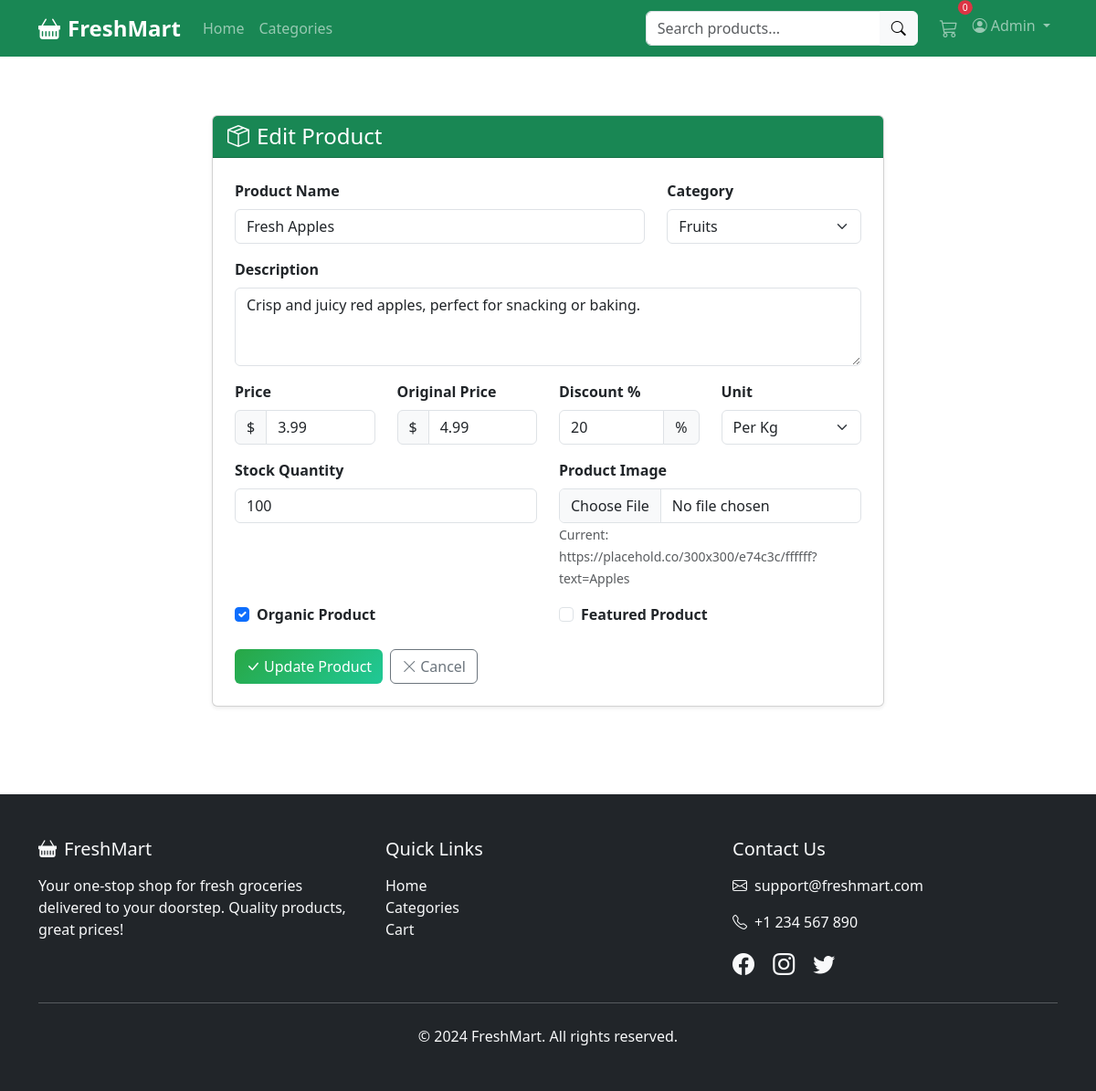
/admin/product/edit/1 (signed in), run on the app's committed database.
### models.py (models this page shows, shortened)
class User(UserMixin, db.Model):
    __tablename__ = 'users'
    id = db.Column(db.Integer, primary_key=True)
    username = db.Column(db.String(80), unique=True, nullable=False)
    email = db.Column(db.String(120), unique=True, nullable=False)
    password_hash = db.Column(db.String(256), nullable=False)
    phone = db.Column(db.String(20))
    address = db.Column(db.Text)
    is_admin = db.Column(db.Boolean, default=False)
    created_at = db.Column(db.DateTime, default=datetime.utcnow)
    cart_items = db.relationship('Cart', backref='user', lazy=True, cascade='all, delete-orphan')
    orders = db.relationship('Order', backref='user', lazy=True)

class Product(db.Model):
    __tablename__ = 'products'
    id = db.Column(db.Integer, primary_key=True)
    name = db.Column(db.String(200), nullable=False)
    description = db.Column(db.Text)
    price = db.Column(db.Float, nullable=False)
    original_price = db.Column(db.Float)
    stock = db.Column(db.Integer, default=0)
    unit = db.Column(db.String(50), default='piece')  # kg, piece, dozen, etc.
    image_url = db.Column(db.String(500))
    category = db.Column(db.String(100))
    is_organic = db.Column(db.Boolean, default=False)
    is_featured = db.Column(db.Boolean, default=False)
    discount_percent = db.Column(db.Integer, default=0)
    created_at = db.Column(db.DateTime, default=datetime.utcnow)
    cart_items = db.relationship('Cart', backref='product', lazy=True)
    order_items = db.relationship('OrderItem', backref='product', lazy=True)

### routes/admin.py (the view, shortened to what this page needs)
@admin_bp.route('/admin/product/edit/<int:product_id>', methods=['GET', 'POST'])
@login_required
@admin_required
def edit_product(product_id):
    product = Product.query.get_or_404(product_id)
    form = ProductForm(obj=product)
    return render_template('admin/add_product.html', form=form, title='Edit Product', product=product)

### routes/admin.py (called while the page is built)
def admin_required(f):
    @wraps(f)
    def decorated_function(*args, **kwargs):
        if not current_user.is_authenticated or not current_user.is_admin:
            flash('Admin access required.', 'danger')
            return redirect(url_for('main.index'))
        return f(*args, **kwargs)
    return decorated_function

### templates/admin/add_product.html (shortened to what this page needs)
{% extends "base.html" %}
{% block content %}
<div class="container py-5">
    <div class="row justify-content-center">
        <div class="col-lg-8">
            <div class="card shadow-sm">
                <div class="card-header bg-success text-white">
                    <h4 class="mb-0"><i class="bi bi-box-seam me-2"></i>{{ title }}</h4>
                </div>
                <div class="card-body p-4">
                    <form method="POST" enctype="multipart/form-data">
                        <div class="row">
                            <div class="col-md-8 mb-3">
                                {{ form.name.label(class="form-label fw-bold") }}
                                {{ form.name(class="form-control") }}
                            </div>
                            <div class="col-md-4 mb-3">
                                {{ form.category.label(class="form-label fw-bold") }}
                                {{ form.category(class="form-select") }}
                            </div>
                        </div>
                        <div class="mb-3">
                            {{ form.description.label(class="form-label fw-bold") }}
                            {{ form.description(class="form-control", rows="3") }}
                        </div>
                        <div class="row">
                            <div class="col-md-3 mb-3">
                                {{ form.price.label(class="form-label fw-bold") }}
                                <div class="input-group">
                                    <span class="input-group-text">$</span>
                                    {{ form.price(class="form-control", step="0.01") }}
                                </div>
                            </div>
                            <div class="col-md-3 mb-3">
                                {{ form.original_price.label(class="form-label fw-bold") }}
                                <div class="input-group">
                                    <span class="input-group-text">$</span>
                                    {{ form.original_price(class="form-control", step="0.01") }}
                                </div>
                            </div>
                            <div class="col-md-3 mb-3">
                                {{ form.discount_percent.label(class="form-label fw-bold") }}
                                <div class="input-group">
                                    {{ form.discount_percent(class="form-control") }}
                                    <span class="input-group-text">%</span>
                                </div>
                            </div>
                            <div class="col-md-3 mb-3">
                                {{ form.unit.label(class="form-label fw-bold") }}
                                {{ form.unit(class="form-select") }}
                            </div>
                        </div>
                        <div class="row">
                            <div class="col-md-6 mb-3">
                                {{ form.stock.label(class="form-label fw-bold") }}
                                {{ form.stock(class="form-control") }}
                            </div>
                            <div class="col-md-6 mb-3">
                                {{ form.image.label(class="form-label fw-bold") }}
                                {{ form.image(class="form-control") }}
                                {% if product and product.image_url %}
                                <small class="text-muted">Current: {{ product.image_url }}</small>
                                {% endif %}
                            </div>
                        </div>
                        <div class="row mb-4">
                            <div class="col-md-6">
                                <div class="form-check">
                                    {{ form.is_organic(class="form-check-input") }}
                                    {{ form.is_organic.label(class="form-check-label fw-bold") }}
                                </div>
                            </div>
                            <div class="col-md-6">
                                <div class="form-check">
                                    {{ form.is_featured(class="form-check-input") }}
                                    {{ form.is_featured.label(class="form-check-label fw-bold") }}
                                </div>
                            </div>
                        </div>
                        <div class="d-flex gap-2">
                            <button type="submit" class="btn btn-success">
                                <i class="bi bi-check-lg me-1"></i>{{ 'Update' if product else 'Add' }} Product
                            </button>
                            <a href="{{ url_for('admin.products') }}" class="btn btn-outline-secondary">
                                <i class="bi bi-x-lg me-1"></i>Cancel
                            </a>
                        </div>
                    </form>
                </div>
            </div>
        </div>
    </div>
</div>
{% endblock %}

### templates/base.html (shortened to what this page needs)
<!DOCTYPE html>
<html lang="en">
<head>
    <link href="https://cdn.jsdelivr.net/npm/bootstrap@5.3.2/dist/css/bootstrap.min.css" rel="stylesheet">
    <link rel="stylesheet" href="https://cdn.jsdelivr.net/npm/bootstrap-icons@1.11.1/font/bootstrap-icons.css">
    <link rel="stylesheet" href="{{ url_for('static', filename='css/style.css') }}">
</head>
<body>
    <nav class="navbar navbar-expand-lg navbar-dark bg-success sticky-top">
        <div class="container">
            <a class="navbar-brand fw-bold" href="{{ url_for('main.index') }}">
                <i class="bi bi-basket-fill me-2"></i>FreshMart
            </a>
            <div class="collapse navbar-collapse" id="navbarNav">
                <ul class="navbar-nav me-auto">
                    <li class="nav-item">
                        <a class="nav-link" href="{{ url_for('main.index') }}">Home</a>
                    </li>
                    <li class="nav-item">
                        <a class="nav-link" href="{{ url_for('main.categories') }}">Categories</a>
                    </li>
                </ul>
                <form class="d-flex me-3" action="{{ url_for('main.index') }}" method="GET">
                    <div class="input-group">
                        <input type="search" name="search" class="form-control" placeholder="Search products..."
                               value="{{ search_query if search_query else '' }}">
                        <button class="btn btn-light" type="submit"><i class="bi bi-search"></i></button>
                    </div>
                </form>
                <ul class="navbar-nav">
                    {% if current_user.is_authenticated %}
                        <li class="nav-item">
                            <a class="nav-link position-relative" href="{{ url_for('cart.view_cart') }}">
                                <i class="bi bi-cart3 fs-5"></i>
                                <span class="position-absolute top-0 start-100 translate-middle badge rounded-pill bg-danger cart-badge">
                                    {{ cart_count }}
                                </span>
                            </a>
                        </li>
                        <li class="nav-item dropdown">
                            <a class="nav-link dropdown-toggle" href="#" data-bs-toggle="dropdown">
                                <i class="bi bi-person-circle me-1"></i>{{ current_user.username }}
                            </a>
                        </li>
                    {% endif %}
                </ul>
            </div>
        </div>
    </nav>
    <main>
        {% block content %}{% endblock %}
    </main>
    <footer class="bg-dark text-light py-5 mt-5">
        <div class="container">
            <div class="row">
                <div class="col-md-4">
                    <h5 class="mb-3"><i class="bi bi-basket-fill me-2"></i>FreshMart</h5>
                    <p>Your one-stop shop for fresh groceries delivered to your doorstep. Quality products, great prices!</p>
                </div>
                <div class="col-md-4">
                    <h5 class="mb-3">Quick Links</h5>
                    <ul class="list-unstyled">
                        <li><a href="{{ url_for('main.index') }}" class="text-light text-decoration-none">Home</a></li>
                        <li><a href="{{ url_for('main.categories') }}" class="text-light text-decoration-none">Categories</a></li>
                        <li><a href="{{ url_for('cart.view_cart') }}" class="text-light text-decoration-none">Cart</a></li>
                    </ul>
                </div>
                <div class="col-md-4">
                    <h5 class="mb-3">Contact Us</h5>
                    <p><i class="bi bi-envelope me-2"></i>support@freshmart.com</p>
                    <p><i class="bi bi-telephone me-2"></i>+1 234 567 890</p>
                    <div class="mt-3">
                        <a href="#" class="text-light me-3"><i class="bi bi-facebook fs-4"></i></a>
                        <a href="#" class="text-light me-3"><i class="bi bi-instagram fs-4"></i></a>
                        <a href="#" class="text-light"><i class="bi bi-twitter fs-4"></i></a>
                    </div>
                </div>
            </div>
            <hr class="my-4">
            <div class="text-center">
                <p class="mb-0">&copy; 2024 FreshMart. All rights reserved.</p>
            </div>
        </div>
    </footer>
</body>
</html>

### static/css/style.css (style rules this page uses)
body { min-height: 100vh; display: flex; flex-direction: column; }
main { flex: 1; }
.cart-badge { font-size: 0.65rem; padding: 0.25em 0.5em; }
.navbar-brand { font-size: 1.5rem; }
.btn-success { background: linear-gradient(135deg, #28a745 0%, #20c997 100%); border: none; }
.card { transition: box-shadow 0.2s ease; }
footer { margin-top: auto; }
.badge { font-weight: 500; }
.sticky-top { z-index: 100; }

### data on the page
User: username "Admin"
Product: name "Fresh Apples", category "Fruits", description "Crisp and juicy red apples, perfect for snacking or baking.", price "3.99", original_price "4.99", discount_percent "20", unit "Per Kg", stock "100", image_url "https://placehold.co/300x300/e74c3c/ffffff?text=Apples", is_organic "☑"

### other printed values
{{ cart_count }} "0"
{{ title }} "Edit Product"
{{ 'Update' if product else 'Add' }} "Update"
